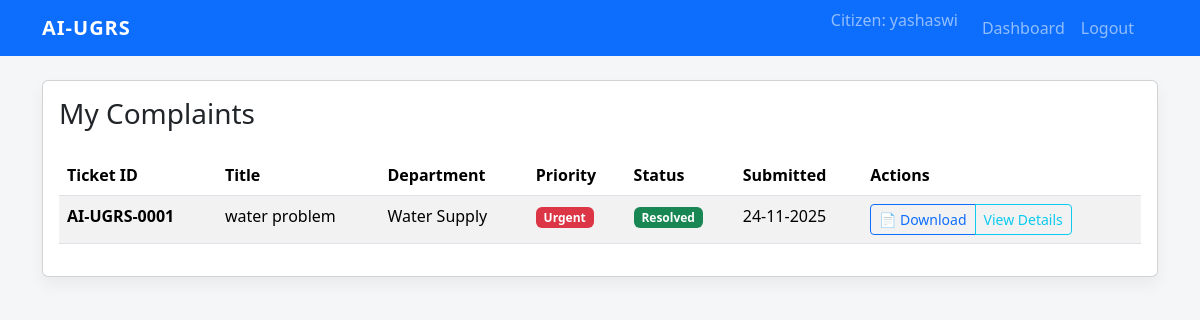
Screenshot of /citizen/my-complaints (signed in) with the database file from the repository.
### app.py (models this page shows)
class Complaint(db.Model):
    id = db.Column(db.Integer, primary_key=True)  # Ticket ID
    title = db.Column(db.String(200), nullable=False)
    description = db.Column(db.Text, nullable=False)
    address = db.Column(db.String(255))
    district = db.Column(db.String(120))
    ward = db.Column(db.String(120))
    location = db.Column(db.String(120))        # e.g. area / GPS text
    citizen_id = db.Column(db.Integer, db.ForeignKey("citizen.id"))
    department_id = db.Column(db.Integer, db.ForeignKey("department.id"))
    priority = db.Column(db.String(20), default="Medium")  # Low / Medium / Urgent
    status = db.Column(db.String(50), default="Pending")  # Pending / In-Progress / Resolved / Escalated
    created_at = db.Column(db.DateTime, default=datetime.utcnow)
    updated_at = db.Column(db.DateTime, default=datetime.utcnow, onupdate=datetime.utcnow)
    deadline = db.Column(db.DateTime)
    is_escalated = db.Column(db.Boolean, default=False)
    resolution = db.Column(db.Text)
    resolved_at = db.Column(db.DateTime)

class Department(db.Model):
    id = db.Column(db.Integer, primary_key=True)
    name = db.Column(db.String(120), unique=True, nullable=False)
    complaints = db.relationship("Complaint", backref="department", lazy=True)
    officials = db.relationship("Official", backref="department_ref", lazy=True)

### app.py (the view)
@app.route("/citizen/my-complaints")
@login_required_citizen
def my_complaints():
    complaints = Complaint.query.filter_by(citizen_id=session["citizen_id"]).order_by(
        Complaint.created_at.desc()
    ).all()
    return render_template("my_complaints.html", complaints=complaints, format_ticket_id=format_ticket_id)

### app.py (called while the page is built)
def login_required_citizen(f):
    from functools import wraps
    @wraps(f)
    def wrapper(*args, **kwargs):
        if not session.get("citizen_id"):
            flash("Please login as citizen first.", "warning")
            return redirect(url_for("citizen_login"))
        return f(*args, **kwargs)
    return wrapper

def format_ticket_id(complaint_id: int) -> str:
    return f"AI-UGRS-{complaint_id:04d}"

### templates/my_complaints.html (shortened to what this page needs)
{% extends "base.html" %}
{% block content %}
<div class="card card-shadow">
  <div class="card-body">
    <h3 class="mb-4">My Complaints</h3>
    {% if complaints %}
    <div class="table-responsive">
      <table class="table table-striped">
        <thead>
          <tr>
            <th>Ticket ID</th>
            <th>Title</th>
            <th>Department</th>
            <th>Priority</th>
            <th>Status</th>
            <th>Submitted</th>
            <th>Actions</th>
          </tr>
        </thead>
        <tbody>
          {% for complaint in complaints %}
          <tr>
            <td>
              <strong>{{ format_ticket_id(complaint.id) }}</strong>
            </td>
            <td>{{ complaint.title }}</td>
            <td>
              {% if complaint.department %}
                {{ complaint.department.name }}
              {% else %}
                <span class="text-muted">Not assigned</span>
              {% endif %}
            </td>
            <td>
              <span class="badge
                {% if complaint.priority == 'Urgent' %}bg-danger
                {% elif complaint.priority == 'High' %}bg-warning
                {% elif complaint.priority == 'Medium' %}bg-info
                {% else %}bg-secondary{% endif %}">
                {{ complaint.priority }}
              </span>
            </td>
            <td>
              <span class="badge
                {% if complaint.status == 'Resolved' %}bg-success
                {% elif complaint.status == 'In-Progress' %}bg-primary
                {% elif complaint.status == 'Escalated' %}bg-danger
                {% else %}bg-secondary{% endif %}">
                {{ complaint.status }}
              </span>
            </td>
            <td>{{ complaint.created_at.strftime('%d-%m-%Y') }}</td>
            <td>
              <div class="btn-group btn-group-sm">
                <a href="{{ url_for('download_acknowledgement', complaint_id=complaint.id) }}"
                   class="btn btn-outline-primary" title="Download Acknowledgement">
                  📄 Download
                </a>
                <button type="button" class="btn btn-outline-info"
                        data-bs-toggle="modal"
                        data-bs-target="#detailsModal{{ complaint.id }}">
                  View Details
                </button>
              </div>
            </td>
          </tr>
          {% endfor %}
        </tbody>
      </table>
    </div>
    {% else %}
    <div class="text-center py-5">
      <h5 class="text-muted">No complaints submitted yet.</h5>
      <p class="text-muted">Submit your first grievance to get started.</p>
      <a href="{{ url_for('submit_grievance') }}" class="btn btn-primary">Submit First Complaint</a>
    </div>
    {% endif %}
  </div>
</div>
{% endblock %}

### templates/base.html (style rules this page uses)
body { background-color: #f4f6f8; }
.card-shadow { box-shadow: 0 0.5rem 1rem rgba(0,0,0,.05); }

### rows the page displays
Complaint: id "AI-UGRS-0001", title "water problem", department.name "Water Supply", priority "Urgent", status "Resolved", created_at "24-11-2025"

### other values shown
{{ session.get('citizen_name') }} "yashaswi"
